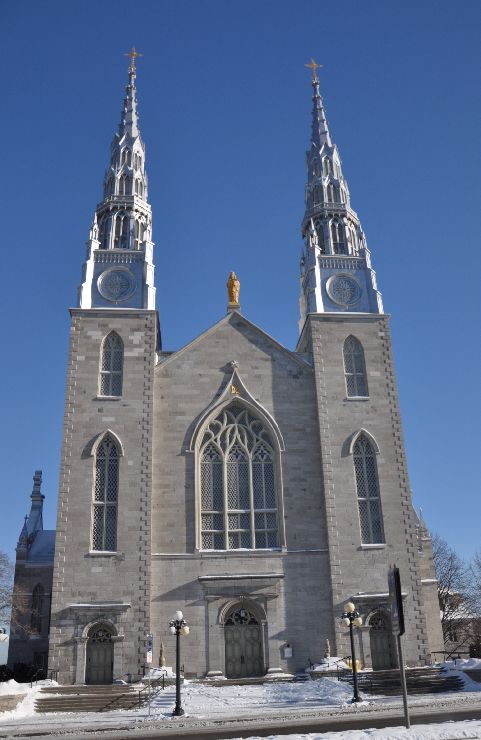
//> input picture images/church01.jpg, 481 x 740 px
$ ./estimateF   (built with g++ and OpenCV 4)
//> lines starting //> are read from the running program, lines starting //| are printed output that depends on the picture; after the words box and inside, x2 and y2 are one past the last pixel; in counts of white or black regions, pixels touching at a corner belong together
// [16 lines of licence text are left out]

#include <iostream>
#include <opencv2/calib3d.hpp>
#include <opencv2/core.hpp>
#include <opencv2/features2d.hpp>
#include <opencv2/highgui.hpp>
#include <opencv2/imgproc.hpp>
#include <vector>

int main()
{
    // Read input images
    cv::Mat image1 = cv::imread("../images/church01.jpg", 0);
//> image1: 740 rows x 481 cols, CV_8UC1; min 0, max 255, mean 108.3
    cv::Mat image2 = cv::imread("../images/church03.jpg", 0);
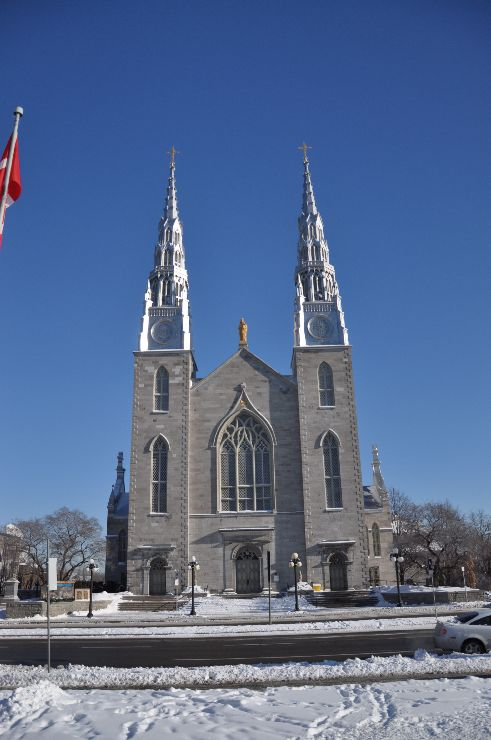
//> input picture images/church03.jpg, 491 x 740 px
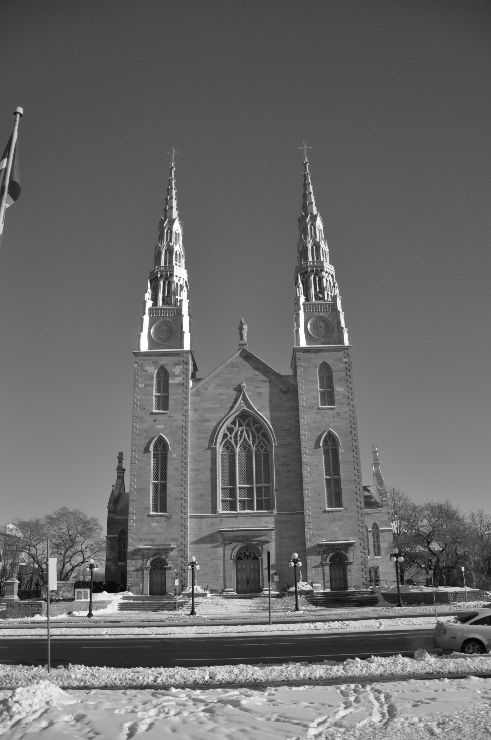
//> image2: 740 rows x 491 cols, CV_8UC1; min 0, max 255, mean 106
    if (!image1.data || !image2.data)
        return 0;

    // Display the images
    cv::namedWindow("Right Image");
    cv::imshow("Right Image", image1);
    cv::namedWindow("Left Image");
    cv::imshow("Left Image", image2);

    // vector of keypoints
    std::vector<cv::KeyPoint> keypoints1;
    std::vector<cv::KeyPoint> keypoints2;

    // Construction of the SURF feature detector
    auto surf = cv::ORB::create();

    // Detection of the SURF features
    surf->detect(image1, keypoints1);
//> keypoints1 = 500 keypoints; strongest (x, y, size): (136, 209, 31), (136, 211, 31), (139, 221, 31), (348, 619, 31)
    surf->detect(image2, keypoints2);
//> keypoints2 = 500 keypoints; strongest (x, y, size): (104, 591, 31), (177, 296, 31), (92, 614, 31), (293, 589, 31)

    std::cout << "Number of SURF points (1): " << keypoints1.size() << std::endl;
//| Number of SURF points (1): 500
    std::cout << "Number of SURF points (2): " << keypoints2.size() << std::endl;
//| Number of SURF points (2): 500

    // Draw the kepoints
    cv::Mat imageKP;
    cv::drawKeypoints(image1, keypoints1, imageKP, cv::Scalar(255, 255, 255),
                      cv::DrawMatchesFlags::DRAW_RICH_KEYPOINTS);
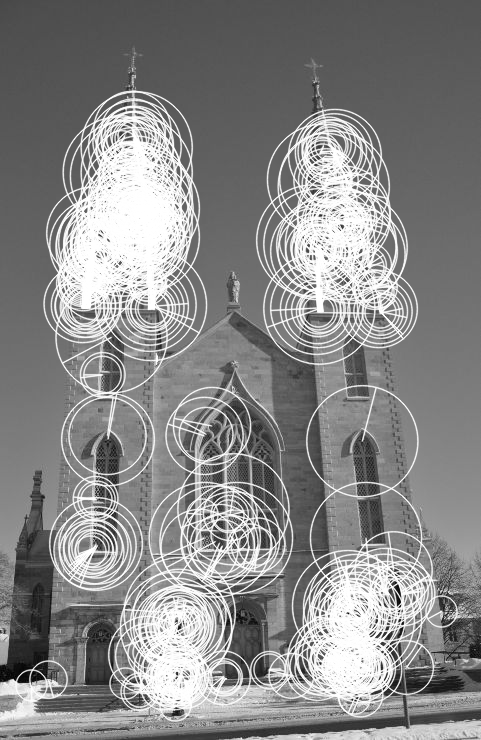
//> imageKP: 740 rows x 481 cols, CV_8UC3; min 0, max 255, mean 136.2
    cv::namedWindow("Right SURF Features");
    cv::imshow("Right SURF Features", imageKP);
    cv::drawKeypoints(image2, keypoints2, imageKP, cv::Scalar(255, 255, 255),
                      cv::DrawMatchesFlags::DRAW_RICH_KEYPOINTS);
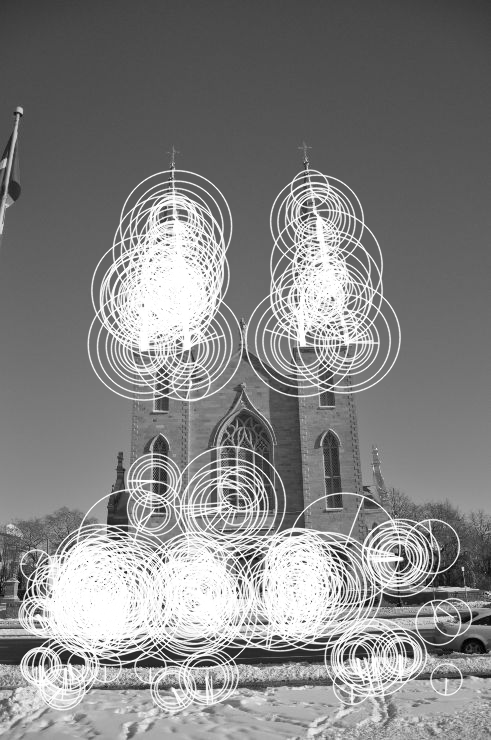
//> imageKP: 740 rows x 491 cols, CV_8UC3; min 0, max 255, mean 132.6
    cv::namedWindow("Left SURF Features");
    cv::imshow("Left SURF Features", imageKP);

    // Extraction of the SURF descriptors
    cv::Mat descriptors1, descriptors2;
    surf->compute(image1, keypoints1, descriptors1);
    surf->compute(image2, keypoints2, descriptors2);

    std::cout << "descriptor matrix size: " << descriptors1.rows << " by " << descriptors1.cols
              << std::endl;
//| descriptor matrix size: 500 by 32

    // Construction of the matcher
    auto matcher = cv::BFMatcher::create();

    // Match the two image descriptors
    std::vector<cv::DMatch> matches;
    matcher->match(descriptors1, descriptors2, matches);
//> matches = 500 matches

    std::cout << "Number of matched points: " << matches.size() << std::endl;
//| Number of matched points: 500

    // Select few Matches
    std::vector<cv::DMatch> selMatches;
    // [18 lines of commented-out code are left out]
    selMatches.push_back(matches[14]);
//> selMatches = 1 match
    selMatches.push_back(matches[16]);
//> selMatches = 2 matches
    selMatches.push_back(matches[141]);
//> selMatches = 3 matches
    selMatches.push_back(matches[146]);
//> selMatches = 4 matches
    selMatches.push_back(matches[235]);
//> selMatches = 5 matches
    selMatches.push_back(matches[238]);
//> selMatches = 6 matches
    selMatches.push_back(matches[274]);
//> selMatches = 7 matches

    // Draw the selected matches
    cv::Mat imageMatches;
    cv::drawMatches(
        image1, keypoints1, // 1st image and its keypoints
        image2, keypoints2, // 2nd image and its keypoints
        //					selMatches,			// the matches
        matches,                    // the matches
        imageMatches,               // the image produced
        cv::Scalar(255, 255, 255)); // color of the lines
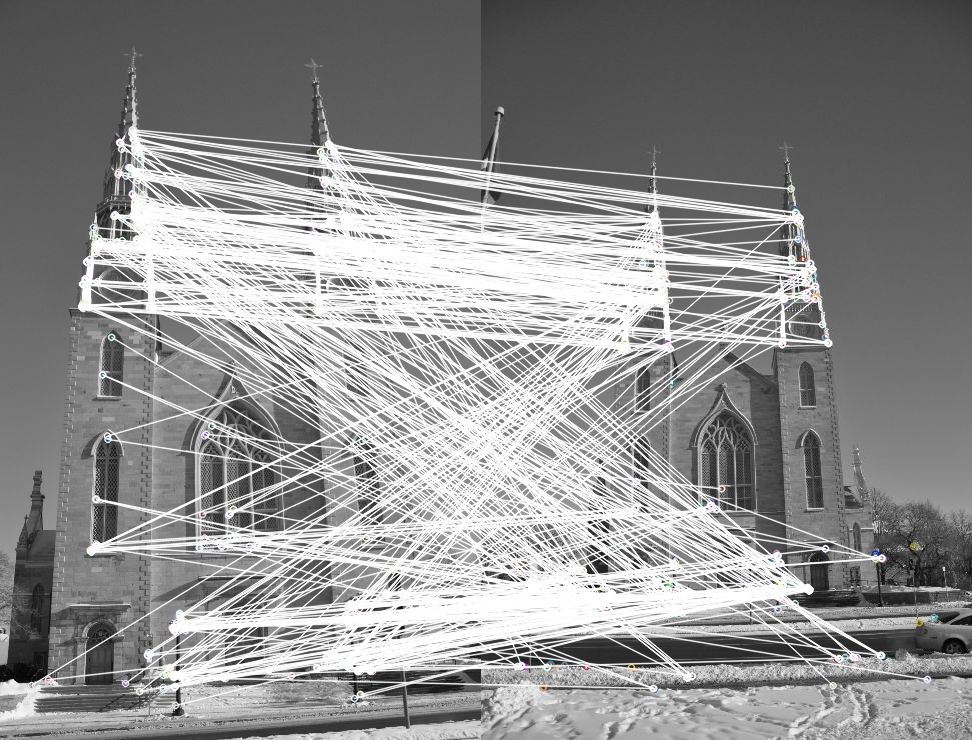
//> imageMatches: 740 rows x 972 cols, CV_8UC3; mean B, G, R 142.9, 142.9, 142.9
    cv::namedWindow("Matches");
    cv::imshow("Matches", imageMatches);

    // Convert 1 vector of keypoints into
    // 2 vectors of Point2f
    std::vector<int> pointIndexes1;
    std::vector<int> pointIndexes2;
    for (auto it = selMatches.begin(); it != selMatches.end(); ++it)
    {

        // Get the indexes of the selected matched keypoints
        pointIndexes1.push_back(it->queryIdx);
        pointIndexes2.push_back(it->trainIdx);
    }
//> this loop made 7 passes

    // Convert keypoints into Point2f
    std::vector<cv::Point2f> selPoints1, selPoints2;
    cv::KeyPoint::convert(keypoints1, selPoints1, pointIndexes1);
//> selPoints1 = 7 Points (x, y): [139, 221], [140, 242], [318, 310.8], [172.8, 627.6], [86.4, 262.1], [349.9, 603.4], [169.3, 667]
    cv::KeyPoint::convert(keypoints2, selPoints2, pointIndexes2);
//> selPoints2 = 7 Points (x, y): [296.6, 609.1], [298, 589], [118.8, 603.6], [290.3, 587.5], [144, 314], [130, 593], [188.4, 348]

    // check by drawing the points
    auto it = selPoints1.begin();
    while (it != selPoints1.end())
    {

        // draw a circle at each corner location
        cv::circle(image1, *it, 3, cv::Scalar(255, 255, 255), 2);
        ++it;
    }
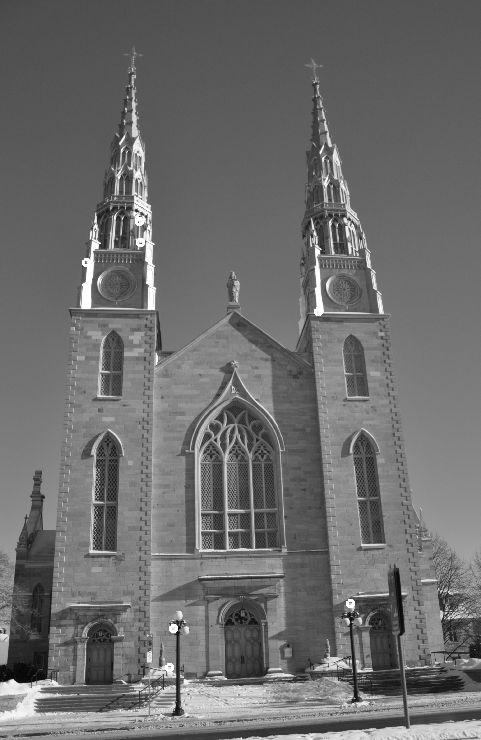
//> image1: 740 rows x 481 cols, CV_8UC1; min 0, max 255, mean 108.4

    it = selPoints2.begin();
    while (it != selPoints2.end())
    {

        // draw a circle at each corner location
        cv::circle(image2, *it, 3, cv::Scalar(255, 255, 255), 2);
        ++it;
    }
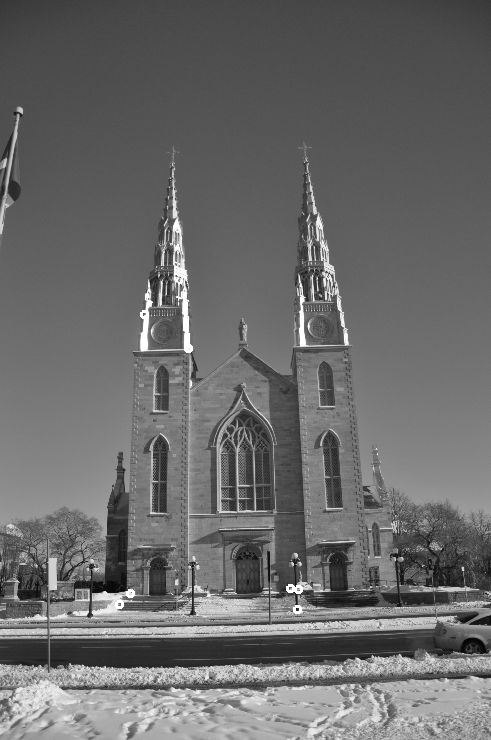
//> image2: 740 rows x 491 cols, CV_8UC1; 0.11% of pixels changed, all inside (x1, y1, x2, y2) = (115, 310, 303, 614)

    // Compute F matrix from 7 matches
    cv::Mat fundemental = cv::findFundamentalMat(cv::Mat(selPoints1), // points in first image
                                                 cv::Mat(selPoints2), // points in second image
                                                 cv::FM_7POINT);       // 7-point method
//> fundemental = [[0.000114, -4.33e-06, -0.0179], [-4.09e-05, 5.14e-06, 0.00362], [0.00856, -0.00332, 1], [4.13e-05, -1.64e-06, -0.00483], [6.91e-06, -1.42e-06, -0.000898], [-0.00834, 0.000666, 1], [-2.24e-05, 7.25e-07, 0.00663], [4.9e-05, -7.19e-06, -0.00487], [-0.0232, 0.00417, 1]]

    std::cout << "F-Matrix size= " << fundemental.rows << "," << fundemental.cols << std::endl;
//| F-Matrix size= 9,3

    // draw the left points corresponding epipolar lines in right image
    std::vector<cv::Vec3f> lines1;
//> (the run ends here: the program stops with an error, at `cv::computeCorrespondEpilines(cv::Mat(selPoints1),`)
